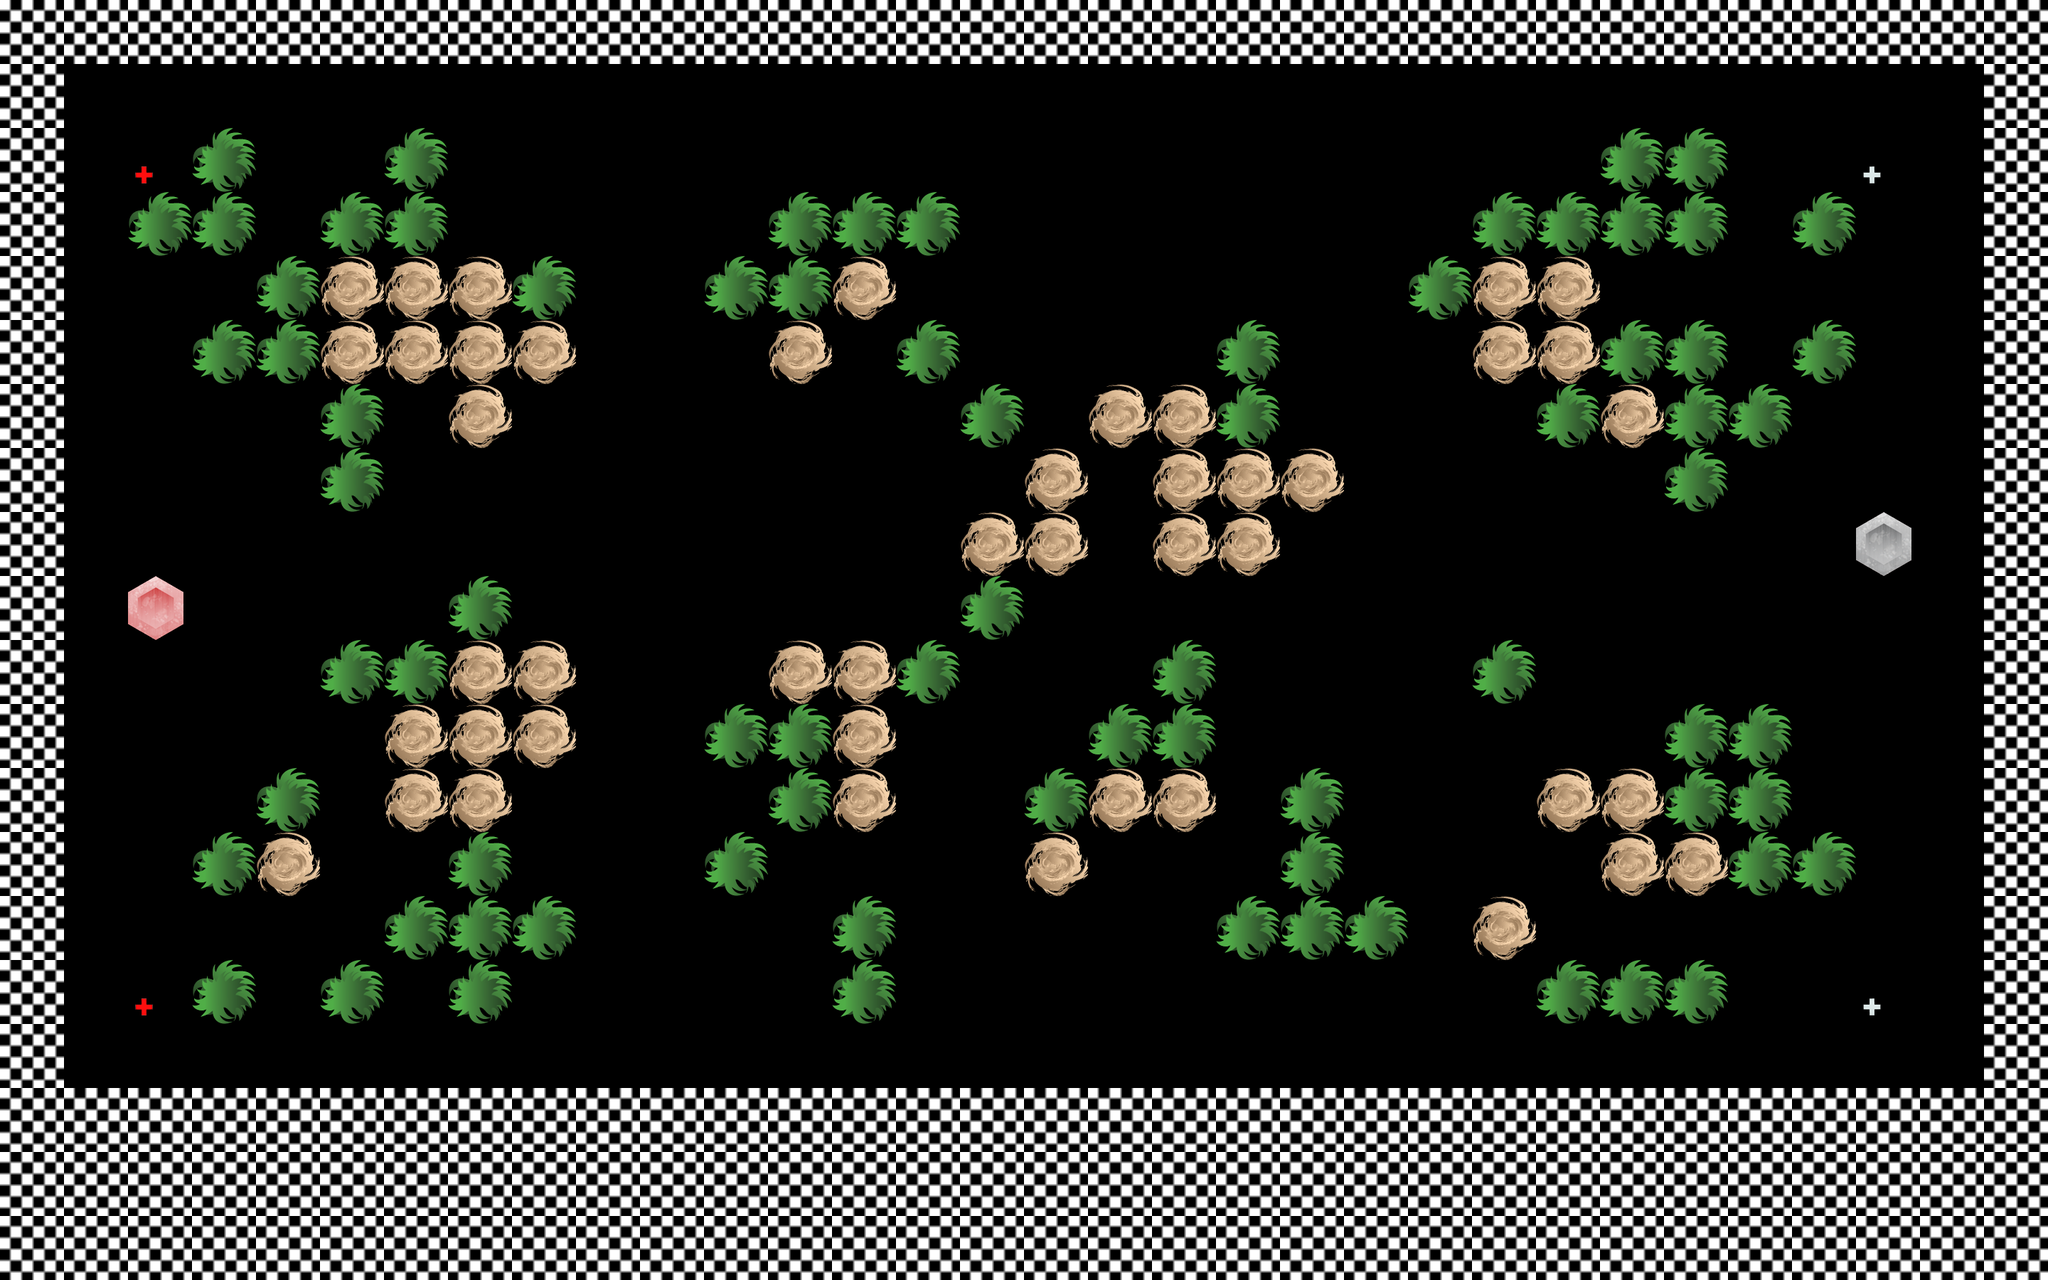

This game map was drawn from its Tiled (.tmx) file and the tilesets committed beside it. A one-line description and the full map source follow:
An orthogonal 32x20 tile map with 90x90 px tiles, 1 tile layer (Tile Layer 1).

<map version="1.0" orientation="orthogonal" renderorder="right-down" width="32" height="20" tilewidth="90" tileheight="90" nextobjectid="1">
 <tileset firstgid="1" name="Terrain1" tilewidth="90" tileheight="90" tilecount="7" columns="0">
  <tile id="0">
   <image width="90" height="90" source="../media/Impassable90.png" />
  </tile>
  <tile id="1">
   <image width="90" height="90" source="../media/Foliage.png" />
  </tile>
  <tile id="2">
   <image width="45" height="45" source="../media/RepairPlayer.png" />
  </tile>
  <tile id="3">
   <image width="45" height="45" source="../media/RepairAI.png" />
  </tile>
  <tile id="4">
   <image width="78" height="90" source="../media/PLAYERHEXBASE.png" />
  </tile>
  <tile id="5">
   <image width="78" height="90" source="../media/AIHEXBASE.png" />
  </tile>
  <tile id="6">
   <image width="90" height="90" source="../media/Rough2.png" />
  </tile>
 </tileset>
 <layer name="Tile Layer 1" width="32" height="20">
  <data encoding="csv">
1,1,1,1,1,1,1,1,1,1,1,1,1,1,1,1,1,1,1,1,1,1,1,1,1,1,1,1,1,1,1,1,
1,0,0,0,0,0,0,0,0,0,0,0,0,0,0,0,0,0,0,0,0,0,0,0,0,0,0,0,0,0,0,1,
1,0,3,2,0,0,2,0,0,0,0,0,0,0,0,0,0,0,0,0,0,0,0,0,0,2,2,0,0,4,0,1,
1,0,2,2,0,2,2,0,0,0,0,0,2,2,2,0,0,0,0,0,0,0,0,2,2,2,2,0,2,0,0,1,
1,0,0,0,2,7,7,7,2,0,0,2,2,7,0,0,0,0,0,0,0,0,2,7,7,0,0,0,0,0,0,1,
1,0,0,2,2,7,7,7,7,0,0,0,7,0,2,0,0,0,0,2,0,0,0,7,7,2,2,0,2,0,0,1,
1,0,0,0,0,2,0,7,0,0,0,0,0,0,0,2,0,7,7,2,0,0,0,0,2,7,2,2,0,0,0,1,
1,0,0,0,0,2,0,0,0,0,0,0,0,0,0,0,7,0,7,7,7,0,0,0,0,0,2,0,0,0,0,1,
1,0,0,0,0,0,0,0,0,0,0,0,0,0,0,7,7,0,7,7,0,0,0,0,0,0,0,0,0,6,0,1,
1,0,5,0,0,0,0,2,0,0,0,0,0,0,0,2,0,0,0,0,0,0,0,0,0,0,0,0,0,0,0,1,
1,0,0,0,0,2,2,7,7,0,0,0,7,7,2,0,0,0,2,0,0,0,0,2,0,0,0,0,0,0,0,1,
1,0,0,0,0,0,7,7,7,0,0,2,2,7,0,0,0,2,2,0,0,0,0,0,0,0,2,2,0,0,0,1,
1,0,0,0,2,0,7,7,0,0,0,0,2,7,0,0,2,7,7,0,2,0,0,0,7,7,2,2,0,0,0,1,
1,0,0,2,7,0,0,2,0,0,0,2,0,0,0,0,7,0,0,0,2,0,0,0,0,7,7,2,2,0,0,1,
1,0,0,0,0,0,2,2,2,0,0,0,0,2,0,0,0,0,0,2,2,2,0,7,0,0,0,0,0,0,0,1,
1,0,3,2,0,2,0,2,0,0,0,0,0,2,0,0,0,0,0,0,0,0,0,0,2,2,2,0,0,4,0,1,
1,0,0,0,0,0,0,0,0,0,0,0,0,0,0,0,0,0,0,0,0,0,0,0,0,0,0,0,0,0,0,1,
1,1,1,1,1,1,1,1,1,1,1,1,1,1,1,1,1,1,1,1,1,1,1,1,1,1,1,1,1,1,1,1,
1,1,1,1,1,1,1,1,1,1,1,1,1,1,1,1,1,1,1,1,1,1,1,1,1,1,1,1,1,1,1,1,
1,1,1,1,1,1,1,1,1,1,1,1,1,1,1,1,1,1,1,1,1,1,1,1,1,1,1,1,1,1,1,1
</data>
 </layer>
</map>
